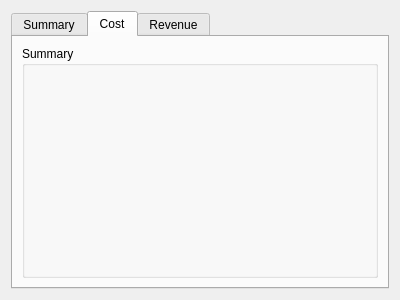
<?xml version="1.0" encoding="UTF-8"?>
<ui version="4.0">
 <class>SummarySection</class>
 <widget class="QWidget" name="SummarySection">
  <property name="geometry">
   <rect>
    <x>0</x>
    <y>0</y>
    <width>400</width>
    <height>300</height>
   </rect>
  </property>
  <property name="windowTitle">
   <string>SummarySection</string>
  </property>
  <layout class="QVBoxLayout" name="layout">
   <item>
    <widget class="QTabWidget" name="tabWidget">
     <property name="currentIndex">
      <number>1</number>
     </property>
     <widget class="QWidget" name="summary_tab">
      <attribute name="title">
       <string>Summary</string>
      </attribute>
     </widget>
     <widget class="QWidget" name="cost_tab">
      <attribute name="title">
       <string>Cost</string>
      </attribute>
      <layout class="QGridLayout" name="cost_tab_layout">
       <item row="0" column="0">
        <widget class="QGroupBox" name="modules_group">
         <property name="title">
          <string>Summary</string>
         </property>
         <layout class="QFormLayout" name="module_group_layout"/>
        </widget>
       </item>
      </layout>
     </widget>
     <widget class="QWidget" name="revenue_tab">
      <attribute name="title">
       <string>Revenue</string>
      </attribute>
     </widget>
    </widget>
   </item>
  </layout>
 </widget>
 <resources/>
 <connections/>
</ui>
